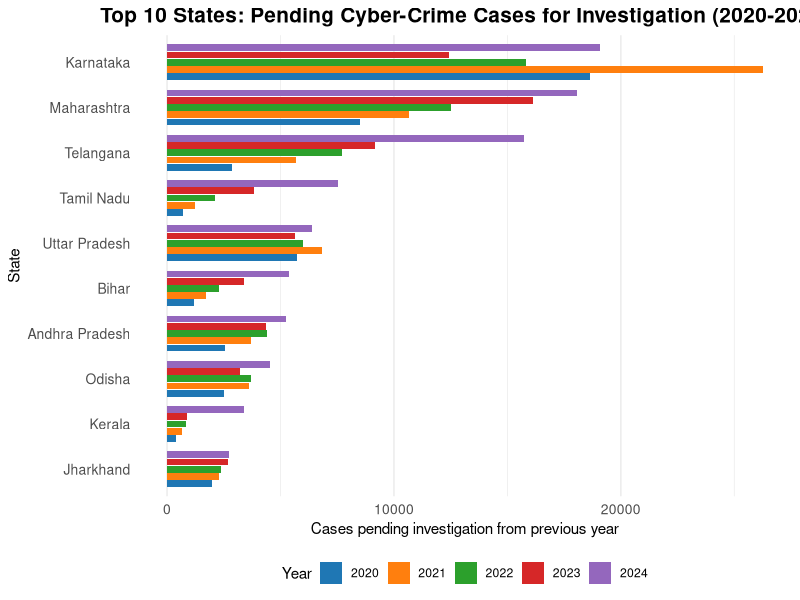
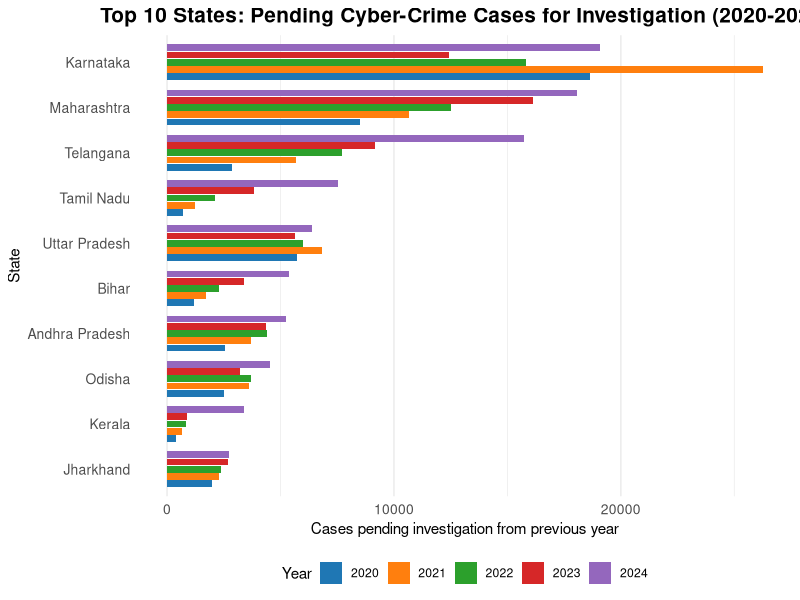

Write the R code that produced these figures, in order.

library(ggplot2)

# Step 1: Enter the data
data <- data.frame(
  State = rep(c(
    "Karnataka", "Maharashtra", "Telangana",
    "Tamil Nadu", "Uttar Pradesh", "Bihar",
    "Andhra Pradesh", "Odisha", "Kerala", "Jharkhand"
  ), each = 5),
  
  Year = rep(c("2020", "2021", "2022", "2023", "2024"), 10),
  
  Cases = c(
    18638, 26248, 15833, 12446, 19068,
    8505, 10669, 12505, 16128, 18059,
    2849, 5664, 7724, 9179, 15738,
    722, 1248, 2116, 3842, 7549,
    5737, 6833, 5975, 5645, 6383,
    1183, 1739, 2308, 3405, 5384,
    2574, 3689, 4388, 4381, 5242,
    2512, 3600, 3705, 3200, 4520,
    404, 639, 850, 875, 3396,
    1963, 2295, 2366, 2674, 2723
  )
)

# Step 2: Arrange state names
state_order <- c(
  "Karnataka", "Maharashtra", "Telangana",
  "Tamil Nadu", "Uttar Pradesh", "Bihar",
  "Andhra Pradesh", "Odisha", "Kerala", "Jharkhand"
)

data$State <- factor(data$State, levels = rev(state_order))

# Step 3: Create the graph
p <- ggplot(data, aes(x = Cases, y = State, fill = Year)) +
  geom_col(
    position = position_dodge(width = 0.8),
    width = 0.75
  ) +
  
  scale_fill_manual(values = c(
    "2020" = "#1f77b4",
    "2021" = "#ff7f0e",
    "2022" = "#2ca02c",
    "2023" = "#d62728",
    "2024" = "#9467bd"
  )) +
  
  labs(
    title = "Top 10 States: Pending Cyber-Crime Cases for Investigation (2020-2024)",
    x = "Cases pending investigation from previous year",
    y = "State",
    fill = "Year"
  ) +
  
  theme_minimal() +
  
  theme(
    plot.title = element_text(
      size = 15, face = "bold", hjust = 0.5
    ),
    axis.title = element_text(size = 11),
    axis.text = element_text(size = 10),
    legend.position = "bottom",
    panel.grid.major.y = element_blank()
  )

# Step 4: Display graph
print(p)

# Step 5: Save graph
ggsave(
  "Pending_Cyber_Crime_Graph.png",
  plot = p,
  width = 12,
  height = 7,
  dpi = 300
)
